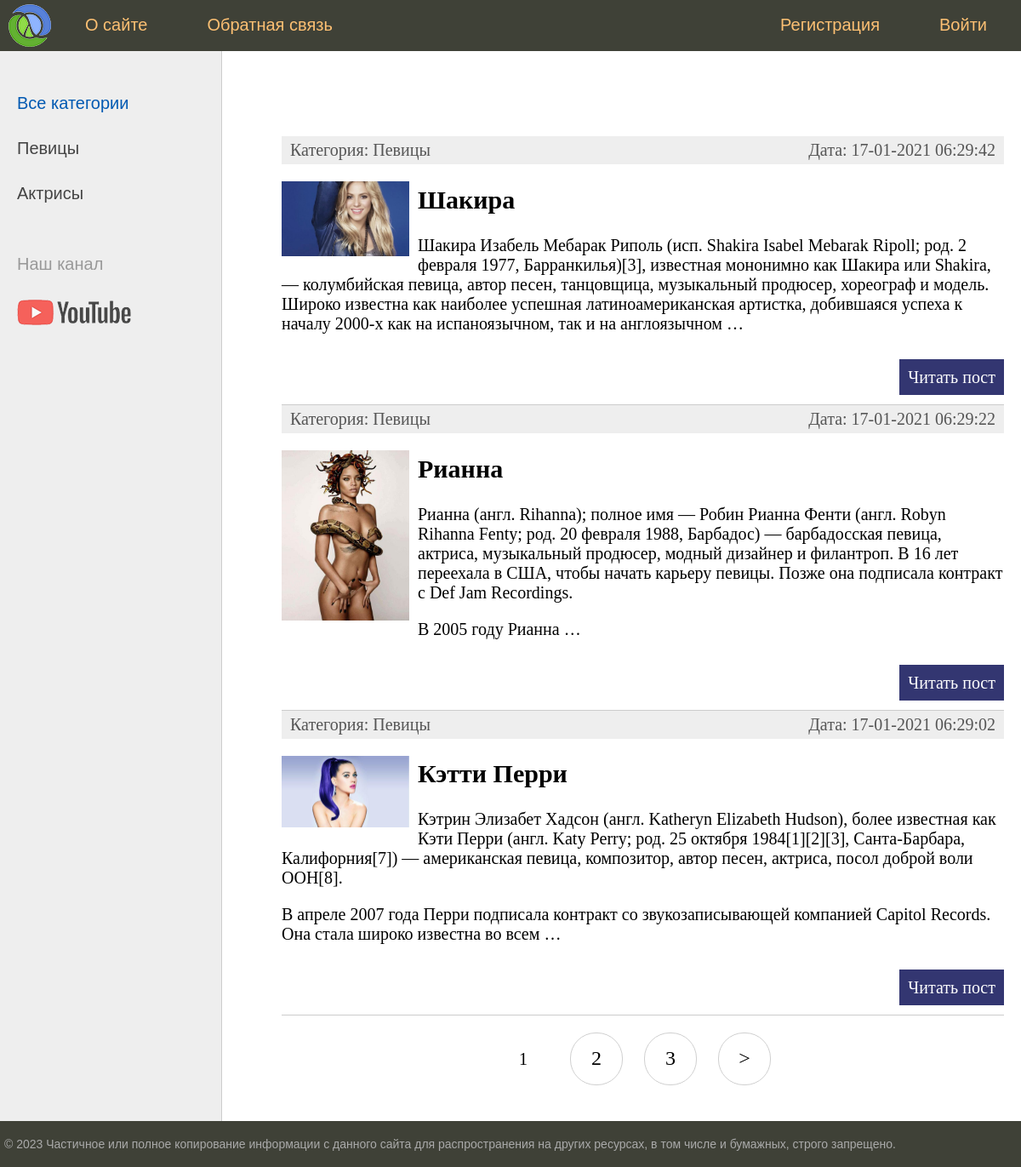
The page / on the database its author committed.
### women/models.py (models this page shows, shortened)
class Category(models.Model):
    name = models.CharField(max_length=100, db_index=True)
    slug = models.SlugField(max_length=255, unique=True, db_index=True, verbose_name='URL')
    def __str__(self):
        return self.name
    def get_absolute_url(self):
        return reverse('category', kwargs={'cat_slug': self.slug})
    class Meta:
        verbose_name = 'Категория'
        verbose_name_plural = 'Категории'
        ordering = ['name',]

class Women(models.Model):
    title = models.CharField(max_length=255, verbose_name='Заголовок')
    slug = models.SlugField(max_length=255, unique= True, db_index= True ,verbose_name='URL')
    content = models.TextField(blank=True, verbose_name='Содержание')
    photo = models.ImageField(upload_to='photos/%Y/%m/%d', verbose_name='Фото')
    time_create = models.DateTimeField(auto_now_add=True, verbose_name='Время создания')
    time_update = models.DateTimeField(auto_now=True, verbose_name='Время обновления')
    is_published = models.BooleanField(default=True, verbose_name='Опубликовано')
    cat = models.ForeignKey('Category', on_delete=models.PROTECT,  verbose_name='Категория')
    def get_absolute_url(self):
        return reverse('post', kwargs={'post_slug': self.slug})
    class Meta:
        verbose_name = 'Известные женщины'
        verbose_name_plural = 'Известные женщины'
        ordering = ['-time_create', 'title']

### women/views.py (the view)
# urls.py: path('', WomenHome.as_view(), name='home'),
class WomenHome(DataMixin, ListView):
    model = Women
    template_name = 'women/index.html'
    context_object_name = 'posts'
    extra_context = {'title': 'Главная страница'}  # можно передавать только неизменяемые данные
    def get_context_data(self, *, object_list=None, **kwargs):
        context = super().get_context_data(**kwargs)
        c_def = self.get_user_context(title="Главная страница")
        context = dict(list(context.items()) + list(c_def.items()))
        return context
    def get_queryset(self):
        return Women.objects.filter(is_published=True).select_related('cat')

### women/templatetags/women_tags.py (called while the page is built)
@register.inclusion_tag('women/list_categories.html')
def show_categories(sort=None, cat_selected=0):
    if not sort:
        cats = Category.objects.all()
    else:
        cats = Category.objects.order_by(sort)
    return {'cats': cats, 'cat_selected': cat_selected}

@register.inclusion_tag('women/menu.html', takes_context=True)
def show_menu(context):
    request = context['request']
    if not request.user.is_authenticated:
        menu = [{'title': 'О сайте', 'url_name': 'about'},
                {'title': 'Обратная связь', 'url_name': 'contact'},
                {'title': 'Войти', 'url_name': 'login'},
                {'title': 'Регистрация', 'url_name': 'register'}]
    else:
        menu = [{'title': 'О сайте', 'url_name': 'about'},
                {'title': 'Добавить статью', 'url_name': 'add_page'},
                {'title': 'Обратная связь', 'url_name': 'contact'},
                {'title': 'Выйти', 'url_name': 'logout'},
                {'title': request.user.username, 'url_name': 'home'}]
    return {'menu': menu}

### women/utils.py (called while the page is built)
    def get_user_context(self, **kwargs):
        context = kwargs
        cats = cache.get('cats')
        if not cats:
            cats = Category.objects.all()
            cache.set('cats', cats, 60)
        context['cats'] = cats
        if 'cat_selected' not in context:
            context['cat_selected'] = 0
        return context

### women/templates/women/index.html (shortened to what this page needs)
{% extends 'women/base.html' %}
{% block content %}
<ul class="list-articles">
    {% for p in posts %}
    <li>
        <div class="article-panel">
            <p class="first">Категория: {{p.cat}}</p>
            <p class="last">Дата: {{p.time_update|date:"d-m-Y H:i:s"}}</p>
        </div>
        {% if p.photo %}
        <p><img class="img-article-left thumb" src="{{p.photo.url}}"></p>
        {% endif %}
        <h2>{{p.title}}</h2>
        {% autoescape on %}
        {{p.content|linebreaks|truncatewords:50}}
        {% endautoescape %}
        <p class="link-read-post"><a href="{{ p.get_absolute_url }}">Читать пост</a></p>
    </li>
    {% endfor %}
</ul>
{% endblock %}

### women/templates/women/base.html (shortened to what this page needs)
{% load static %}
{% load women_tags %}
<!DOCTYPE html>
<html>
<head>
    <link type="text/css" href="{% static 'women/css/styles.css' %}" rel="stylesheet"/>
</head>
<body>
<table class="table-page" border=0 cellpadding="0" cellspacing="0">
    <tr>
        <td valign=top>
            {% block mainmenu %}
            <div class="header">
                {% show_menu %}
            </div>
            {% endblock mainmenu %}
            <table class="table-content" border=0 cellpadding="0" cellspacing="0">
                <tr>
                    <td valign="top" class="left-chapters">
                        <ul id="leftchapters">
                            {% if cat_selected == 0%}
                            <li class="selected">Все категории</li>
                            {% else %}
                            <li><a href="{% url 'home' %}">Все категории </a></li>
                            {% endif %}
                            {% show_categories '-name' cat_selected %}
                            <li class="share">
                                <p>Наш канал</p>
                                <a class="share-yt"
                                   href="https://www.youtube.com/channel/UClJzWfGWuGJL2t-3dYKcHTA/playlists"
                                   target="_blank" rel="nofollow"></a>
                            </li>
                        </ul>
                    </td>
                    <td valign="top" class="content">
                        <div class="content-text">
                            {% block content %}
                            {% endblock %}
                            <nav class="list-pages">
                                  {% if page_obj.has_other_pages %}
                                  <ul>
                                     {% for p in paginator.page_range %}
                                     {% if page_obj.number == p %}
                                    <li class="page-num page-num-selected">{{ p }}</li>
                                     {% elif p >= page_obj.number|add:-2 and p <= page_obj.number|add:2  %}
                                    <li class="page-num">
                                        <a href="?page={{ p }}">{{ p }}</a>
                                    </li>
                                     {% endif %}
                                     {% endfor %}
                                      {% if page_obj.has_next %}
                                        <li class="page-num">
                                                 <a href="?page={{ page_obj.next_page_number }}">&gt;</a>
                                        </li>
                                        {% endif %}
                                </ul>
                                {% endif %}
                            </nav>
                        </div>
                    </td>
                </tr>
            </table>
        </td>
    </tr>
    <tr>
        <td valign=top>
            <div id="footer">
                <p>&copy; 2023 Частичное или полное копирование информации с данного сайта для распространения на других
                    ресурсах, в том числе и бумажных, строго запрещено.</p>
            </div>
        </td>
    </tr>
</table>
</body>
</html>

### women/templates/women/menu.html
<ul id="mainmenu" class="mainmenu">
    <li class="logo"><a href="{% url 'home' %}">
        <div class="logo"></div>
    </a></li>
    {% for m in menu %}
    {% if not forloop.revcounter < 3 %}
    <li><a href="{% url m.url_name %}">{{m.title}}</a></li>
    {% else %}
    <li class="last"><a href="{% url m.url_name %}">{{m.title}}</a></li>
    {% endif %}
    {% endfor %}
</ul>

### women/templates/women/list_categories.html
{% for c in cats %}
{% if c.pk == cat_selected %}
<li class="selected">{{c.name}}</li>
{% else %}
<li><a href="{{ c.get_absolute_url }}">{{c.name}} </a></li>
{% endif %}
{% endfor %}

### women/static/women/css/styles.css (style rules this page uses)
html, body { font-family: 'Arial'; margin: 0; padding: 0; height: 100%; width: 100%; color: #444; }
a { color: #0059b2; text-decoration: none; }
img { max-width: 600px; height: auto; }
img.img-article-left { max-width: 300px; height: auto; float: left; padding: 0 10px 10px 0; }
img.img-article-left.thumb { max-width: 150px; height: auto; }
p.link-read-post { text-align: right; }
p.link-read-post a { padding: 10px; min-width: 100px; background: #333671; color: #fff; text-decoration: none; }
div.article-panel { background: #eee; padding: 5px 10px 5px 10px; box-sizing: border-box; overflow: hidden; color: #555; }
div.article-panel p.first { margin: 0; float: left; }
div.article-panel p.last { margin: 0; float: right; }
ul.list-articles { list-style: none; margin: 0; padding: 0; }
ul.list-articles li { border-bottom: 1px solid #ccc; }
.table-page { width: 100%; height: 100%; vertical-align: top; }
.table-page tr { height: 100%; }
.header { background: #3F4137; height: 60px; }
.logo { background: url('../images/logo.png') no-repeat 10px 5px; width: 70px; height: 60px; }
ul.mainmenu { list-style: none; margin: 0; padding: 0; height: 60px; color: #fdc073; font-size: 20px; overflow: hidden; }
ul.mainmenu li { float: left; margin: 18px 40px 0 30px; }
ul.mainmenu li.logo { margin: 0; }
ul.mainmenu li.last { float: right; }
ul.mainmenu li a { color: #fdc073; text-decoration: none; }
.table-content { width: 100%; min-height: 100%; height: 100%; }
.left-chapters { margin: 0; background: #eee; border-right: 1px solid #ccc; min-height: 100%; }
.left-chapters ul { width: 230px; min-height: 100%; margin: 0; padding: 20px 10px 10px 20px; list-style: none; font-size: 20px; }
.left-chapters ul li { margin: 30px 0 0 0; color: #999; }
.left-chapters ul li.selected { color: #0059b2; }
.left-chapters ul li a { color: #444; text-decoration: none; }
.left-chapters ul li.share { margin: 60px 0 0 0; }
.left-chapters ul li.share p { margin: 30px 0 30px 0; }
.left-chapters ul li.share a { display: inline-block; width: 40px; height: 40px; margin: 0 20px 0 0; }
.left-chapters ul li.share a.share-yt { width: 100%; height: 30px; background: url('../images/share_yt.png') no-repeat 0 0 }
.content { padding: 40px 20px 20px 40px; width: 100%; box-sizing: border-box; }
.content-text { margin: 60px 0 0 30px; color: #000; font-size: 20px; font-family: Yandex Sans Display Light; }
#footer { box-sizing: border-box; background: #3F4137; padding: 5px; color: #aaa; font-size: 14px; font-family: Verdana, Geneva, Arial, Helvetica; text-align: left; overflow: hidden; }
.list-pages { text-align: center; margin: 0 0 20px 0; }
.list-pages ul { margin: 20px 0 0 0; padding: 0; list-style: none; }
.list-pages ul li { display: inline-block; margin: 0 20px 0 0; }
.list-pages a { color: #000; font-size: 24px; text-decoration: none; }
.list-pages .page-num, .page-num-selected { display: inline-block; width: 60px; height: 44px; padding: 16px 0 0 0; border: 1px solid #d0d0d0; border-radius: 30px; }
.list-pages .page-num-selected { border: none; color: #000; font-size: 20px; }

### rows shown on the page
Category: name "Певицы"
Category: name "Актрисы"
Women: cat "Певицы", time_update "17-01-2021 06:29:42", photo (picture), title "Шакира", content "Шакира Изабель Мебарак Риполь (исп. Shakira Isabel Mebarak Ripoll; род. 2 февраля 1977, Барранкилья)[3], известная мононимно как Шакира или Shakira, — колумбийская певица, автор песен, танцовщица, музыкальный продюсер, хореограф и модель. Широко известна как наиболее успешная латиноамериканская артистка, добившаяся успеха к началу 2000-х как на испаноязычном, так и на англоязычном …"
Women: cat "Певицы", time_update "17-01-2021 06:29:22", photo (picture), title "Рианна", content "Рианна (англ. Rihanna); полное имя — Робин Рианна Фенти (англ. Robyn Rihanna Fenty; род. 20 февраля 1988, Барбадос) — барбадосская певица, актриса, музыкальный продюсер, модный дизайнер и филантроп. В 16 лет переехала в США, чтобы начать карьеру певицы. Позже она подписала контракт с Def Jam Recordings. В 2005 году Рианна …"
Women: cat "Певицы", time_update "17-01-2021 06:29:02", photo (picture), title "Кэтти Перри", content "Кэтрин Элизабет Хадсон (англ. Katheryn Elizabeth Hudson), более известная как Кэти Перри (англ. Katy Perry; род. 25 октября 1984[1][2][3], Санта-Барбара, Калифорния[7]) — американская певица, композитор, автор песен, актриса, посол доброй воли ООН[8]. В апреле 2007 года Перри подписала контракт со звукозаписывающей компанией Capitol Records. Она стала широко известна во всем …"

### other values the page prints
{{ m.title }} "О сайте" "Обратная связь"
{{ m.title }} "Войти" "Регистрация"
{{ p }} "1"
{{ p }} "2" "3"
